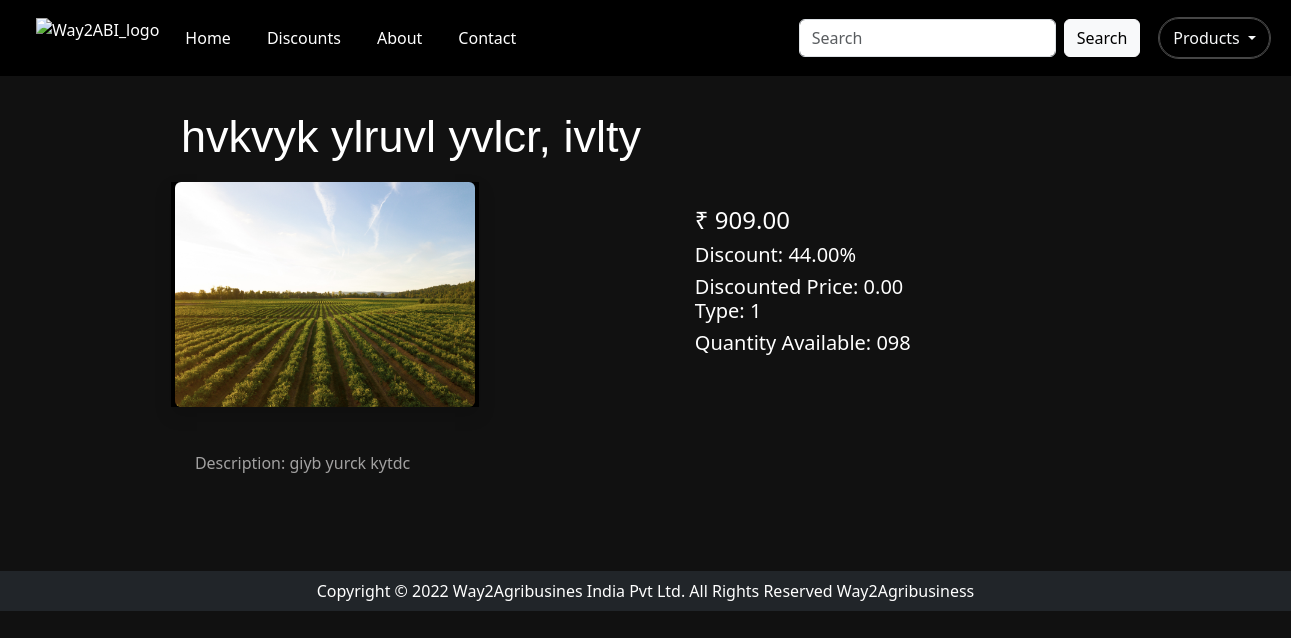
Screenshot of /subpost/8/ with the database file from the repository.
### feed/models.py (models this page shows, shortened)
class SubPost(models.Model):
    product = models.ForeignKey(Post, on_delete=models.CASCADE, related_name='subposts')
    name = models.CharField(max_length=100)
    type = models.CharField(max_length=100)
    quantity_available=models.CharField(max_length=100)
    image = models.ImageField(upload_to='subpost')
    description = models.TextField()
    price = models.DecimalField(max_digits=10, decimal_places=2)
    discount = models.DecimalField(max_digits=10, decimal_places=2, default=0)
    discounted_price = models.DecimalField(max_digits=10, decimal_places=2, default=0)

### feed/views.py (the view)
# urls.py: path('subpost/<int:pk>/', views.subpost_detail, name='subpost_detail'),
def subpost_detail(request, pk):
    subpost = get_object_or_404(SubPost, pk=pk)
    return render(request, 'subpost.html', {'subpost': subpost})

### templates/subpost.html
{% extends 'base.html' %}
{% load thumbnail %}
{% block content %}
<div class="details">
    <div class="product_outter col-sm-10  offset-sm-1 py-2">
        <h1>{{ subpost.name }}</h1>
        <div class="product_inner px-1 text-white boder-bottom shadow bg-black font-sans-serif">
                <img src="{{ subpost.image.url }}"class="img-fluid rounded" height=300px width=300px>
        </div>
        <div class="detail  text-left p-4 text-white">
            <div class="discounted_price">
            <h4 class="card-text">₹ {{ subpost.price }} </h4>
            <h5 class="card-text">Discount: {{ subpost.discount }}% </h5>
            <h5 class="card-text">Discounted Price: {{ subpost.discounted_price }} </h5>
            </div>
            <h5 class="card-text">Type: {{ subpost.type }}</h5>
            <h5 class="card-text">Quantity Available: {{ subpost.quantity_available }} </h5>
        </div>
        <div class ="description text-left p-4 " >
            Description: {{ subpost.description }}
        </div>
    </div>
</div>
{% endblock %}

### feed/static/css/style.css (style rules this page uses)
body { background-color: #111111; }
h1 { font-family: sans-serif; font-size: 45px; color:#ffffff; padding: 10px; }
.product_outter { width: 100%; text-align: left; padding-right:300px; padding-left:50px; padding-top: 50%; background-color: #111111; }
.product_inner, .detail { display: inline-block; width: 45%; box-sizing: border-box; vertical-align: centre; background-color: #111111; }
.product_inner { background-color: #ccc; width: fit-content; background-color: #111111; }
.detail { max-height: fit-content; min-width: fit-content; float:right; background-color: #111111; padding: 1cm; }
.details { max-height: fit-content; min-width: fit-content; background-color: #111111; padding: 1rem; }
.description { width: fit-content; margin-top: 20px; padding-left: 10px; background-color: #111111; color: rgb(162, 161, 161); }
html { block-size: 100%; inline-size: 100%; }
@media (orientation: landscape) { body { grid-auto-flow: column; } }

### rows the page displays
SubPost: name "hvkvyk ylruvl yvlcr, ivlty", image (picture), price "909.00", discount "44.00", discounted_price "0.00", type "1", quantity_available "098", description "giyb yurck kytdc"
